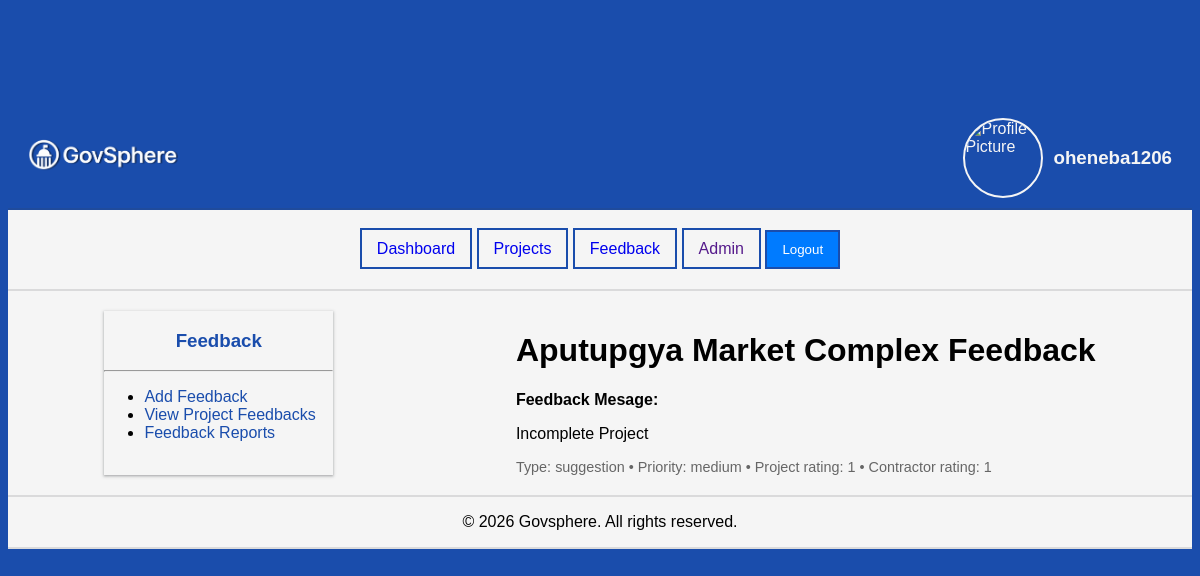
/feedback/1/ (signed in), run on an earlier commit of the app's database.
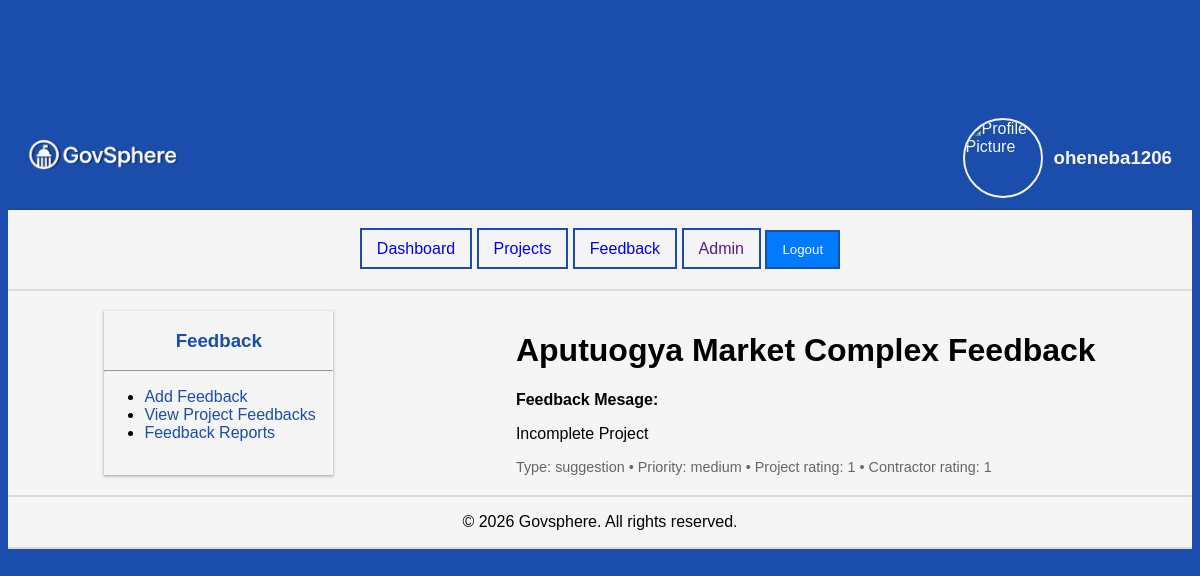
And on a later commit of the database.
### feedback/models.py (models this page shows, shortened)
class Feedback(models.Model):
    PRIORITY_CHOICES = (
        ('low', 'Low'),
        ('medium', 'Medium'),
        ('high', 'High'),
        ('urgent', 'Urgent'),
    )
    FEEDBACK_TYPE_CHOICES = (
        ('complaint', 'Complaint'),
        ('suggestion', 'Suggestion'),
        ('question', 'Question'),
        ('appreciation', 'Appreciation'),
        ('issue_report', 'Issue Report')
    )
    STATUS_CHOICES = (
        ('submitted', 'Submitted'),
        ('under_review', 'Under Review'),
        ('resolved','Resolved'),
        ('rejected', 'Rejected')
    )
    RATING =(
        ('1', 'Poor'),
        ('2', 'Good'),
        ('3', 'Average'),
        ('4', 'Very Good'),
        ('5', 'Excellent')
    )
    project = models.ForeignKey(Project, on_delete=models.CASCADE)
    priority = models.CharField(max_length=20, choices= PRIORITY_CHOICES, default='low')
    user = models.ForeignKey(settings.AUTH_USER_MODEL, on_delete=models.CASCADE)
    message = models.TextField()
    feedback_type = models.CharField(max_length=20, choices= FEEDBACK_TYPE_CHOICES, default='compliant')
    status= models.CharField(max_length=20, choices= STATUS_CHOICES, default= 'submitted')
    admin_reponse = models.TextField(blank=True)
    project_rating= models.CharField(max_length=30, choices=RATING , default='3')
    contractor_rating = models.CharField(max_length=30, choices= RATING, default='3')
    responded_at = models.DateTimeField(auto_now_add=True, blank=True, null=True)
    created_at = models.DateTimeField(auto_now_add=True)
    is_anonymous = models.BooleanField(default=False)
    updated_at = models.DateTimeField(auto_now=True)
    class Meta:
        constraints = [
            models.UniqueConstraint(
                fields=[
                    'project',
                    'user',
                    'feedback_type',
                    'message',
                    'is_anonymous',
                    'project_rating',
                    'contractor_rating',
                    'status',
                ],
                name='unique_same_feedback_payload'
            )
        ]

### projects/models.py (models this page shows, shortened)
class Project(models.Model):
    STATUS_CHOICES = (
        ('proposed', 'Pending Approval'),
        ('in_progress', 'In Progress'),
        ('completed', 'Completed'),
    )
    title = models.CharField(max_length=300)
    description = models.TextField()
    budget = models.DecimalField(max_digits=10, decimal_places=2)
    status = models.CharField(max_length=20, choices=STATUS_CHOICES, default='proposed')
    location = models.CharField(max_length=200)
    created_at = models.DateTimeField(auto_now_add=True)
    created_by = models.ForeignKey(settings.AUTH_USER_MODEL, on_delete=models.CASCADE)

### feedback/views.py (the view)
# urls.py: path("<int:pk>/", views.feedback_detail, name = "feedback_detail"),
@login_required
def feedback_detail(request,pk):
    feedback = get_object_or_404(Feedback, pk = pk)
    data = {'feedback_detail' : feedback}
    return render (request, "feedback/feedback_detail.html", data)

### templates/feedback/feedback_detail.html
{% extends "feedback/feedback_list.html" %}
{% block projects_main %}
    <div class="project-detail">
        <h1>{{feedback_detail.project.title}} Feedback</h1>
        <div class="is-details">
            <div>
                <span><strong>Feedback Mesage:</strong></span>
                <p>{{feedback_detail.message}}</p>
            </div>
            <div style="color: #666; font-size: 0.9em; margin-top:4px;">
                            Type: {{ feedback_detail.feedback_type }} • Priority: {{ feedback_detail.priority }}
                            • Project rating: {{ feedback_detail.project_rating }} • Contractor rating: {{ feedback_detail.contractor_rating }}
                        </div>
        </div>
    </div>
{% endblock projects_main %}

What changed in the data, as far as the page shows it:
changed through a linked row, Feedback "Incomplete Project": project "Aputupgya Market Complex" → "Aputuogya Market Complex"
